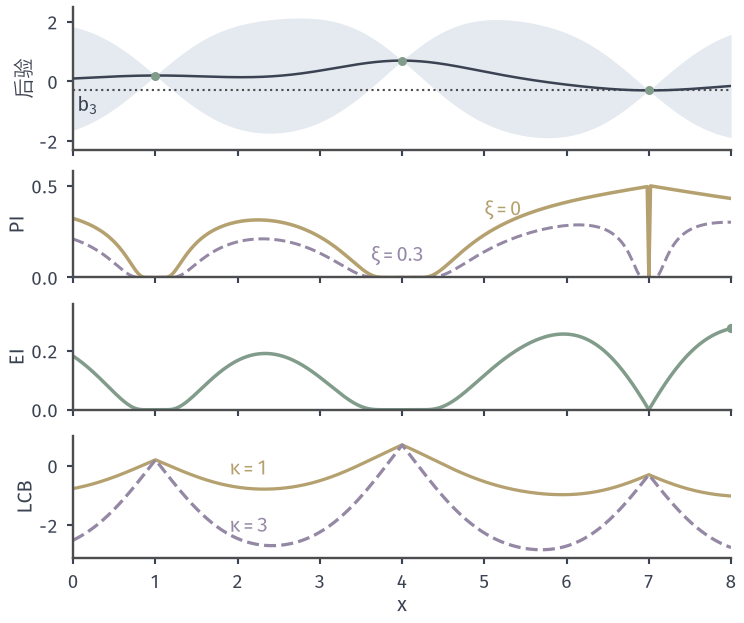

Write the Python code that produced this figure.
from pathlib import Path
import sys
ROOT = next(p for p in Path(__file__).resolve().parents if (p/'build.sh').is_file() and (p/'tex/book.tex').is_file())
sys.path.insert(0, str(ROOT/'figures/05-optimization/05-stochastic-optimization/matplotlib/bo-common'))
from bo_common import *
# 三次读数后的各采集函数。
xo=np.array(RUN_X[:3]);yo=f(xo);b0=yo.min()
m,s2=posterior(xo,yo,XG);s=np.sqrt(s2)
fig,axs=figure(width_mm=105,height_mm=88,nrows=4,sharex=True,gridspec_kw=dict(height_ratios=[1.35,1,1,1.15]))
a=axs[0];band(a,XG,m,s);a.plot(XG,m,color=INK,lw=1.0,zorder=3);a.axhline(b0,color=STROKE,lw=.85,ls=':');obs(a,xo,yo)
a.text(.05,b0-.15,'$b_3$',va='top',color=INK);a.set_ylim(-2.3,2.5);axes_style(a,None,'后验')
a=axs[1];p0=pi(b0,m,s);p1=pi(b0,m,s,xi=.3);a.plot(XG,p0,color=YELLOW,lw=1.4);a.plot(XG,p1,color=PURPLE,lw=1.2,ls='--')
a.text(5.0,.34,'$\\xi=0$',color=YELLOW);a.text(3.62,.09,'$\\xi=0.3$',color=PURPLE);a.set_ylim(0,.58);axes_style(a,None,'PI')
a=axs[2];E=ei(b0,m,s);a.plot(XG,E,color=GREEN,lw=1.4);a.set_ylim(0,.36);axes_style(a,None,'EI')
g=XG[E.argmax()];a.scatter([g],[E.max()],s=14,color=GREEN,zorder=5,lw=0)
a=axs[3]
for kp,c,ls,yt in [(1.,YELLOW,'-',.0),(3.,PURPLE,'--',-1.)]:
    l=m-kp*s;a.plot(XG,l,color=c,lw=1.3,ls=ls)
a.text(1.9,-.3,'$\\kappa=1$',color=YELLOW);a.text(1.9,-2.25,'$\\kappa=3$',color=PURPLE);a.set_ylim(-3.1,1.0);a.set_xlim(0,8);a.set_xticks(range(9));axes_style(a,'$x$','LCB')
FACTS={'b':float(b0),'argmax_EI':float(g)}
print('EI max',g,E.max(),'PI argmax',XG[p0.argmax()],p0.max(),'PI .3 argmax',XG[p1.argmax()],p1.max(),'LCB1',XG[(m-s).argmin()],'LCB3',XG[(m-3*s).argmin()])
save(fig, Path(__file__).resolve().parent, 'figure', FACTS)
